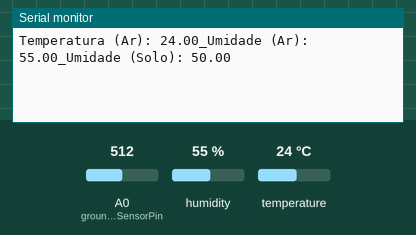
Recording of a sketch running on a simulated Arduino Uno, built with avr-gcc and run on an emulated ATmega328P. Shown: the last lines printed to the serial monitor. The inputs (shaded band) are chosen by the test bench; at power-on: humidity 55 %, A0 (groundHumiditySensorPin) = 512, temperature 24 °C.

Above: at 1.2 s.
1.3 s: humidity set to 22 %
At 2.6 s:
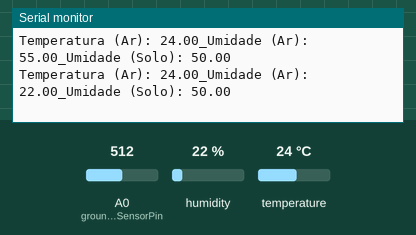
2.8 s: A0 (groundHumiditySensorPin) set to 716
4.3 s: temperature set to 12 °C
At 5.4 s:
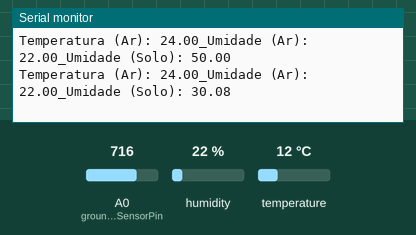
5.8 s: A0 (groundHumiditySensorPin) set to 900
At 7.1 s:
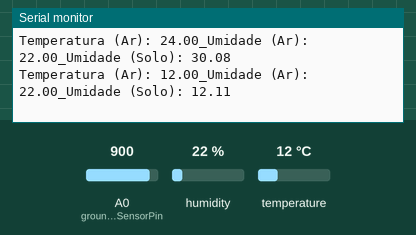
7.3 s: humidity set to 40 %
At 9.5 s:
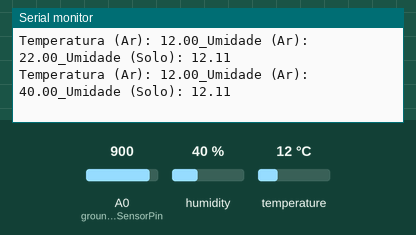
Timing chart, 0 to 9.8 s (numbered marks = the images above; inputs shaded):
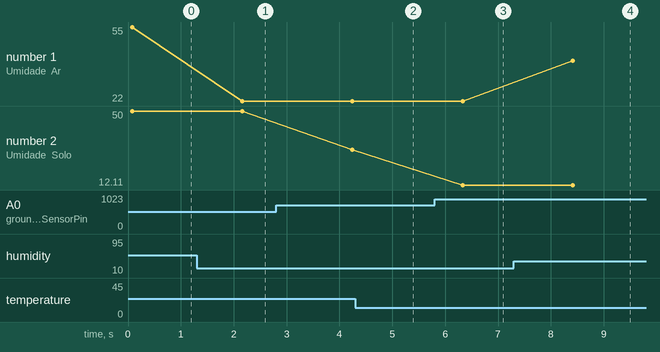

Measured:
- after the input at 1.3 s, the serial monitor: prints a new line after 0.86 s (image 1)
- after the input at 5.8 s, the serial monitor: prints a new line after 0.53 s (image 3)
- after the input at 7.3 s, the serial monitor: prints a new line after 1.1 s (image 4)
- plotted number 1: 55 → 22 after the input at 1.3 s, 22 → 40 after the input at 7.3 s
- plotted number 2: 50 → 30.08 after the input at 2.8 s, 30.08 → 12.11 after the input at 5.8 s

The sketch:

semine.ino
```cpp
#include <Wire.h>
#include <HTU21D.h>
#define groundHumiditySensorPin A0

HTU21D sensor;

void setup()
{
  Serial.begin(9600);

  pinMode(groundHumiditySensorPin, INPUT);
  sensor.begin();
}

void loop()
{
  if(sensor.measure()) {
    float temperature = sensor.getTemperature();
    float humidity = sensor.getHumidity();

    Serial.print("Temperatura (Ar): ");
    Serial.print(temperature);
    Serial.print("_");
    Serial.print("Umidade (Ar): ");
    Serial.print(humidity);
    Serial.print("_");
  }
  float groundHumidity = 100 - ((analogRead(groundHumiditySensorPin) * 100.0) / 1024.0);
  Serial.print("Umidade (Solo): ");
  Serial.print(groundHumidity);
  Serial.println();

  delay(2000);
}
```
